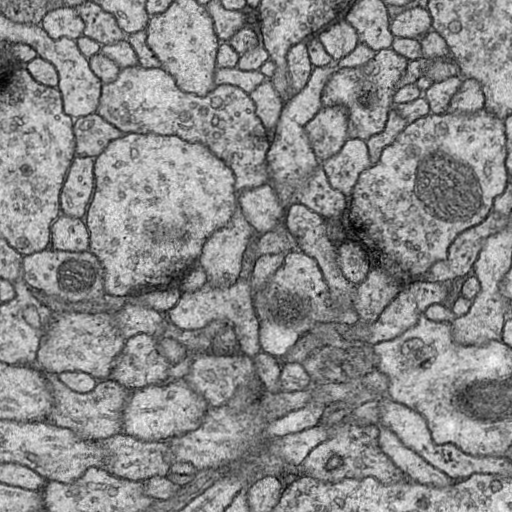
#> input picture raw/train_img/0.png, 512 x 512 px; its folder holds only this picture in this run
$ python data_Preprocess.py
#> lines starting #> are read from the running program, lines starting #| are printed output that depends on the picture
import numpy as np
import cv2
from imagecodecs import *
import os
from skimage import transform

Path1 = 'raw/train_img/'
Path2 = 'raw/train_label/'
Path1a = 'Train_images/'
Path2a = 'Train_labels/'

Path_tlabel = 'test_label/'
Path_Ntlabel = 'New_test_label/'
Path_timg = 'test_img/'
Path_Ntimg = 'New_test_img/'

def main():
  #train data Augmentation
  for root, dirs, files in os.walk(Path1):
    for name in files:
        img = cv2.imread(Path1+name)
#> img is the input picture: shape (512, 512, 3); min 1, max 252, mean 137.2
        #Image itself
        np.save(Path1a+'pic'+name[0:-4]+'-0'+'.png.npy',img.astype(np.uint8))
        #horizontally flip
        img1 = np.fliplr(img)
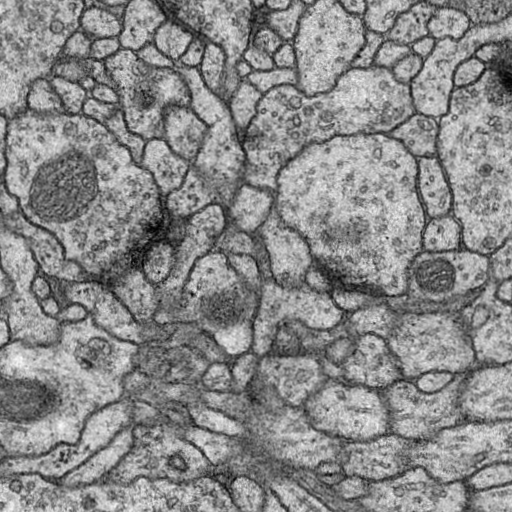
#> img1: shape (512, 512, 3); min 1, max 252, mean 137.2
        np.save(Path1a+'pic'+name[0:-4]+'-1'+'.png.npy',img1.astype(np.uint8))
        #Vertical filp
        img1 = np.flipud(img)
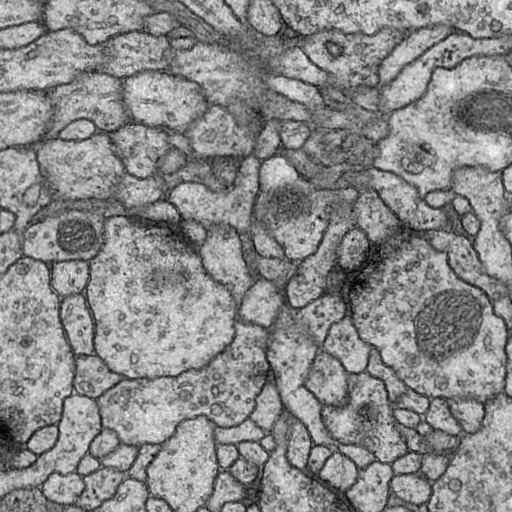
#> img1: shape (512, 512, 3); min 1, max 252, mean 137.2
        np.save(Path1a+'pic'+name[0:-4]+'-2'+'.png.npy',img1.astype(np.uint8))
        #rotate 90
        img1 = transform.rotate(img,90,preserve_range=True).astype(np.uint8)
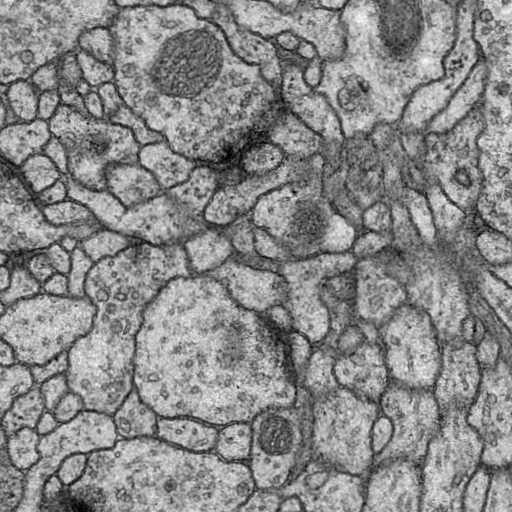
#> img1: shape (512, 512, 3); min 1, max 252, mean 137
        np.save(Path1a+'pic'+name[0:-4]+'-3'+'.png.npy',img1.astype(np.uint8))
        #rotate 180
        img1 = transform.rotate(img,180,preserve_range=True).astype(np.uint8)
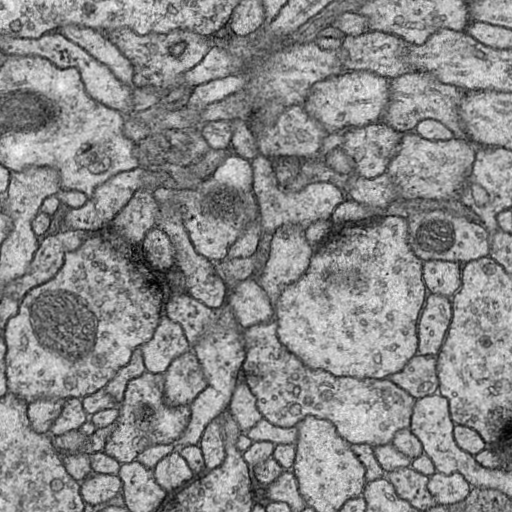
#> img1: shape (512, 512, 3); min 1, max 252, mean 136.9
        np.save(Path1a+'pic'+name[0:-4]+'-4'+'.png.npy',img1.astype(np.uint8))
        #rotate 270
        img1 = transform.rotate(img,270,preserve_range=True).astype(np.uint8)
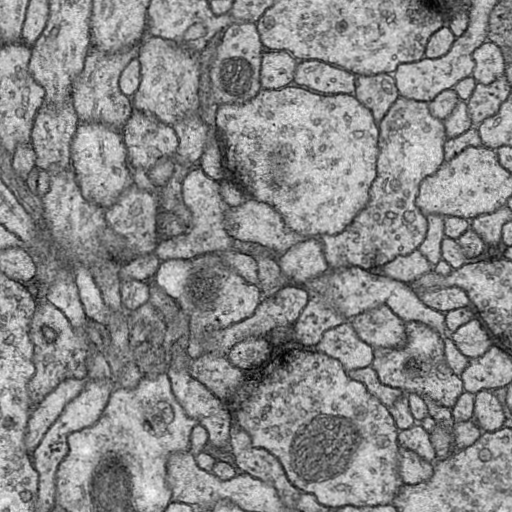
#> img1: shape (512, 512, 3); min 1, max 251, mean 136.9
        np.save(Path1a+'pic'+name[0:-4]+'-5'+'.png.npy',img1.astype(np.uint8))


  for root, dirs, files in os.walk(Path2):
    #test data Augmentation
      for name in files:
        if 'npy' in name:
          img = np.load(Path2+name)
          img = 2-img
          np.save(Path2a+'pic'+name[0:-8]+'-0'+'.png.npy',img.astype(np.uint8))
          img1 = np.fliplr(img)
          np.save(Path2a+'pic'+name[0:-8]+'-1'+'.png.npy',img1.astype(np.uint8))
          img1 = np.flipud(img)
          np.save(Path2a+'pic'+name[0:-8]+'-2'+'.png.npy',img1.astype(np.uint8))
          img1 = transform.rotate(img,90,preserve_range=True).astype(np.uint8)
          np.save(Path2a+'pic'+name[0:-8]+'-3'+'.png.npy',img1.astype(np.uint8))
          img1 = transform.rotate(img,180,preserve_range=True).astype(np.uint8)
          np.save(Path2a+'pic'+name[0:-8]+'-4'+'.png.npy',img1.astype(np.uint8))
          img1 = transform.rotate(img,270,preserve_range=True).astype(np.uint8)
          np.save(Path2a+'pic'+name[0:-8]+'-5'+'.png.npy',img1.astype(np.uint8))


    #turn the label into 0/1 matrix, And rotate the first test image 180.
  for root, dirs, files in os.walk(Path_tlabel):
    for name in files:
        img = cv2.imread(Path_tlabel+name)
        if '0' in name:
            img = transform.rotate(img,180,preserve_range=True).astype(np.uint8)
        img = 1 - np.array(img.sum(axis = 2)) / 765
        np.save(Path_Ntlabel+name+'.npy',img.astype(np.uint8))

  for root, dirs, files in os.walk(Path_timg):
    for name in files:
        img = cv2.imread(Path_timg+name)
        np.save(Path_Ntimg+name+'.npy',img.astype(np.uint8))
main()

$ run again, on raw/train_img/12.png
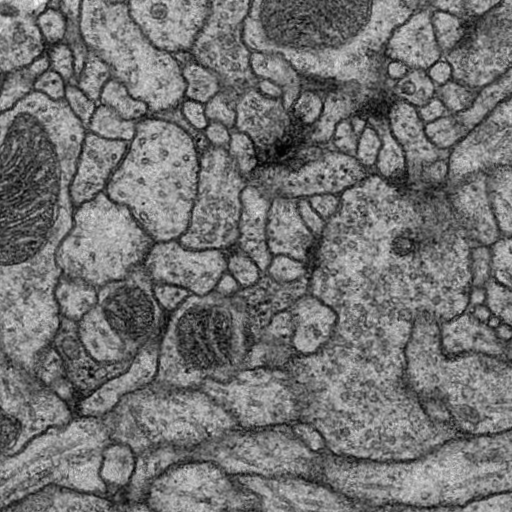
#> input picture raw/train_img/12.png, 512 x 512 px
#> in main, img is the input picture: shape (512, 512, 3); min 1, max 248, mean 114.2
#> in main, `img1 = transform.rotate(img,180,preserve_range=True).astype(np.uint8)`:
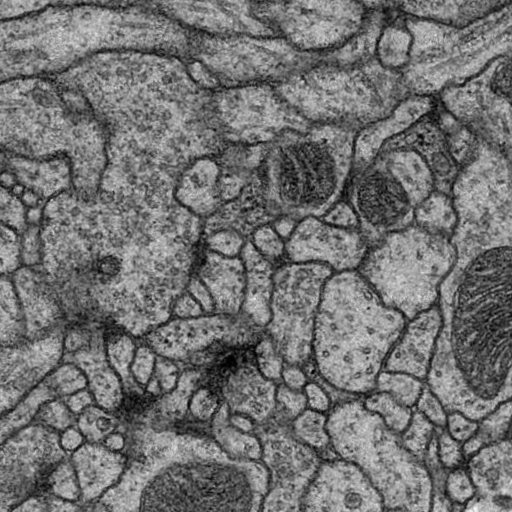
#> img1: shape (512, 512, 3); min 1, max 247, mean 113.9
#> in main, `img1 = transform.rotate(img,270,preserve_range=True).astype(np.uint8)`:
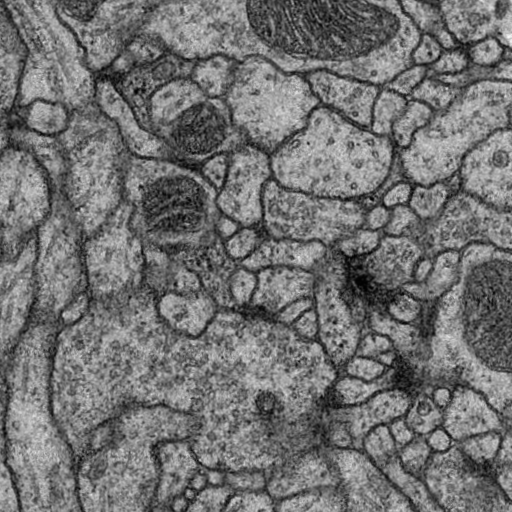
#> img1: shape (512, 512, 3); min 1, max 247, mean 113.9

$ run again, on raw/train_img/13.png
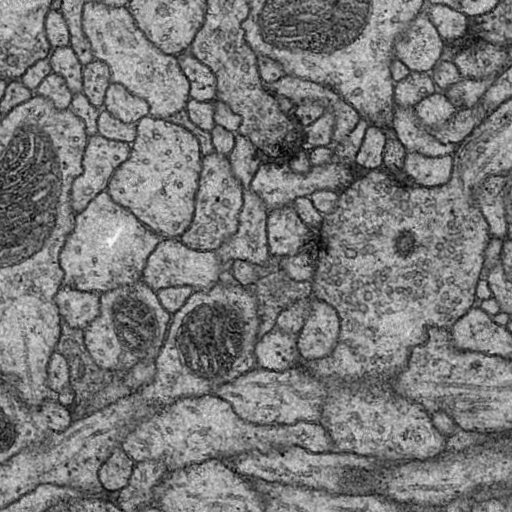
#> input picture raw/train_img/13.png, 512 x 512 px
#> in main, img is the input picture: shape (512, 512, 3); min 1, max 251, mean 121.1
#> in main, `img1 = transform.rotate(img,180,preserve_range=True).astype(np.uint8)`:
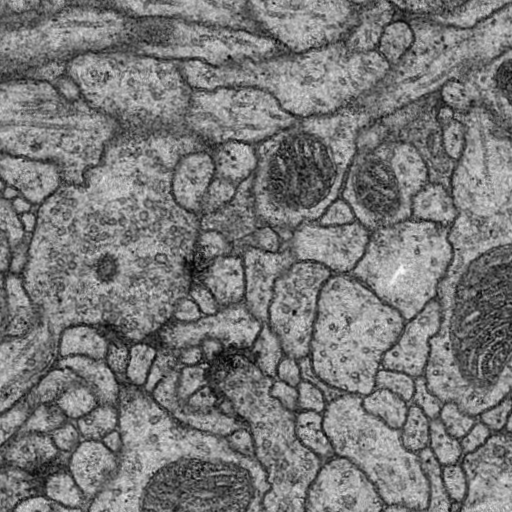
#> img1: shape (512, 512, 3); min 1, max 250, mean 120.8
#> in main, `img1 = transform.rotate(img,270,preserve_range=True).astype(np.uint8)`:
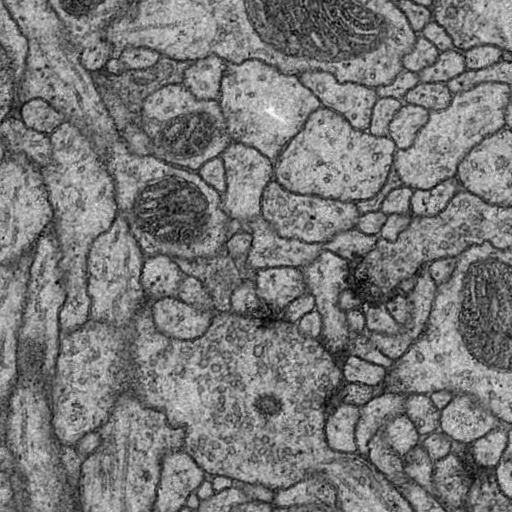
#> img1: shape (512, 512, 3); min 1, max 250, mean 120.8

$ run again, on raw/train_img/14.png
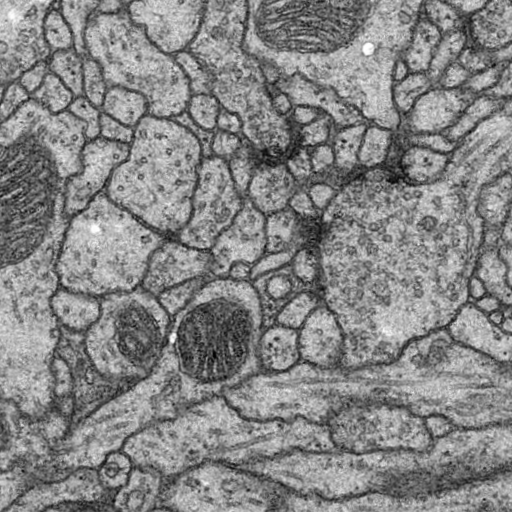
#> input picture raw/train_img/14.png, 512 x 512 px
#> in main, img is the input picture: shape (512, 512, 3); min 1, max 255, mean 133.4
#> in main, `img1 = transform.rotate(img,180,preserve_range=True).astype(np.uint8)`:
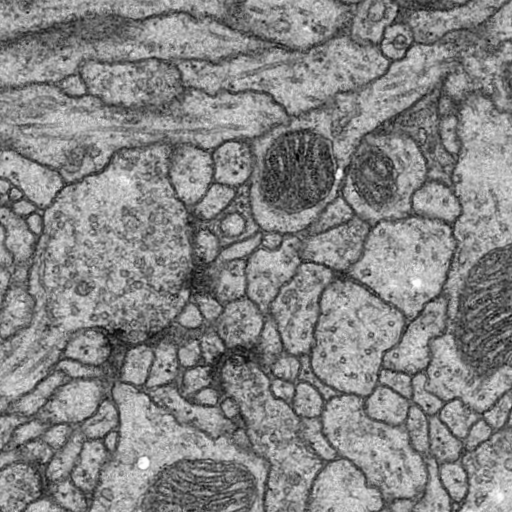
#> img1: shape (512, 512, 3); min 1, max 255, mean 133.1
#> in main, `img1 = transform.rotate(img,270,preserve_range=True).astype(np.uint8)`:
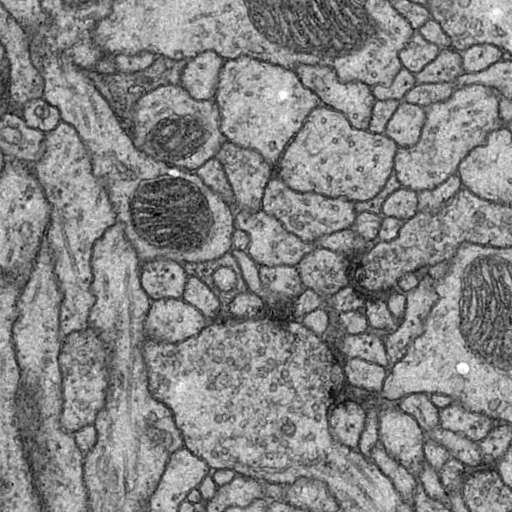
#> img1: shape (512, 512, 3); min 1, max 255, mean 133.1
